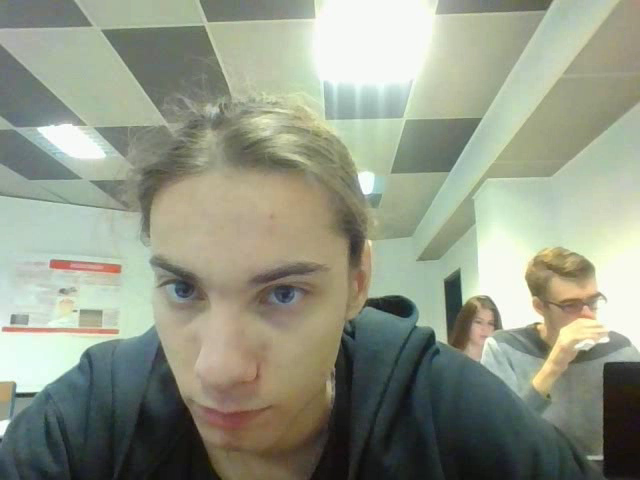
#> input picture frame 2 of source/video/video0.avi, 640 x 480 px, given in place of the camera
$ python main.py
#> lines starting #> are read from the running program, lines starting #| are printed output that depends on the picture; after the words box and inside, x2 and y2 are one past the last pixel; in counts of white or black regions, pixels touching at a corner belong together
import cv2
import numpy as np

# Output videos name
videoName = 'originalVideo.avi'

print('Starting capture')
cap = cv2.VideoCapture(0)

# Define the codec and create VideoWriter object
fourcc = cv2.VideoWriter_fourcc(*'XVID')
videoOut = cv2.VideoWriter(videoName,fourcc, 30, (640,480))

recordedFrame = 0

while cap.isOpened():
    # Check video aquisition
    ret, frame = cap.read()
#> frame is the input picture: shape (480, 640, 3); mean B, G, R 134.4, 151.4, 145.9
    if ret:

        # flip the frame to be mirror like
        frame = cv2.flip(frame,1)
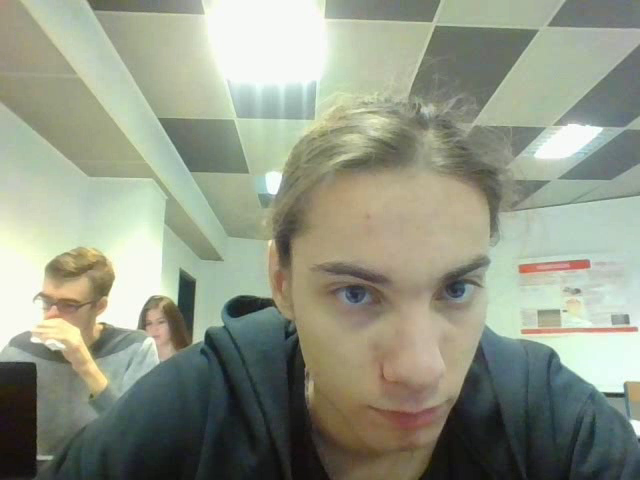
#> frame: shape (480, 640, 3); mean B, G, R 134.4, 151.4, 145.9

        # temporary Region Of Interest to target forehead
        x = 300
        y = 150
        w = 100
        h = 50
        roi = frame[y:y + h, x:x + w]
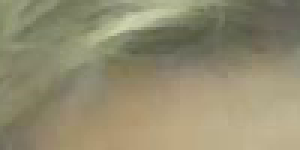
#> roi: shape (50, 100, 3) (shown 3 times larger); mean B, G, R 112.4, 140.3, 146.2

        # show the captured frame along with the ROI
        showedFrame = np.copy(frame)
        cv2.rectangle(showedFrame, (x, y), (x + w, y + h), (255, 0, 0), 2)
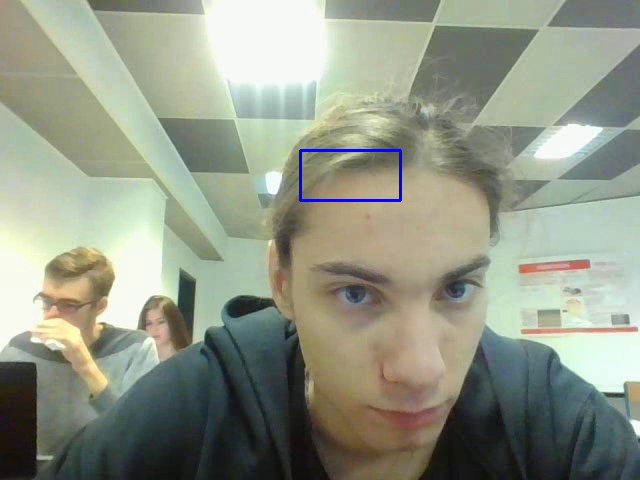
#> showedFrame: shape (480, 640, 3); 0.29% of pixels changed, all inside (x1, y1, x2, y2) = (299, 149, 402, 202)
        cv2.imshow('frame', showedFrame)


        # Write frame
        if recordedFrame > 50:
            videoOut.write(frame)

        recordedFrame = recordedFrame + 1

        if cv2.waitKey(1) & 0xFF == ord('q'):
#> (key q is pressed here)
            break

    else:
        break

# Release everything if job is finished
cap.release()
videoOut.release()
cv2.destroyAllWindows()

print('End of recording')

$ run again, starting later in the video
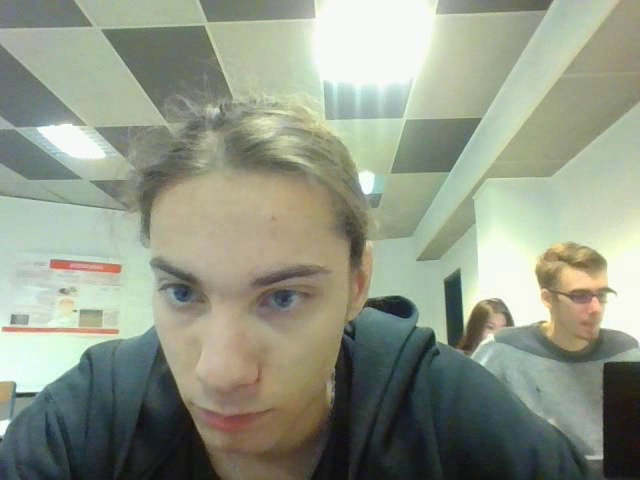
#> input picture frame 9 of source/video/video0.avi, 640 x 480 px, given in place of the camera
#> frame is the input picture: shape (480, 640, 3); mean B, G, R 135, 151.5, 145.2
#> `roi = frame[y:y + h, x:x + w]`:
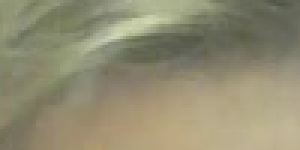
#> roi: shape (50, 100, 3) (shown 3 times larger); mean B, G, R 114, 140.7, 145.4
#> `cv2.rectangle(showedFrame, (x, y), (x + w, y + h), (255, 0, 0), 2)`:
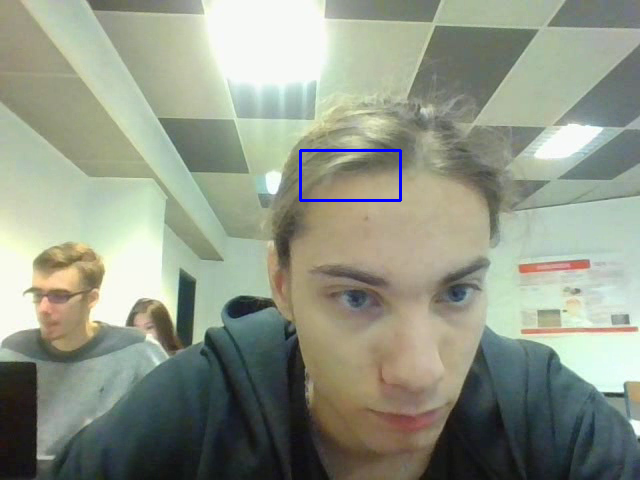
#> showedFrame: shape (480, 640, 3); mean B, G, R 135.4, 151.1, 144.7

$ run again, starting later in the video
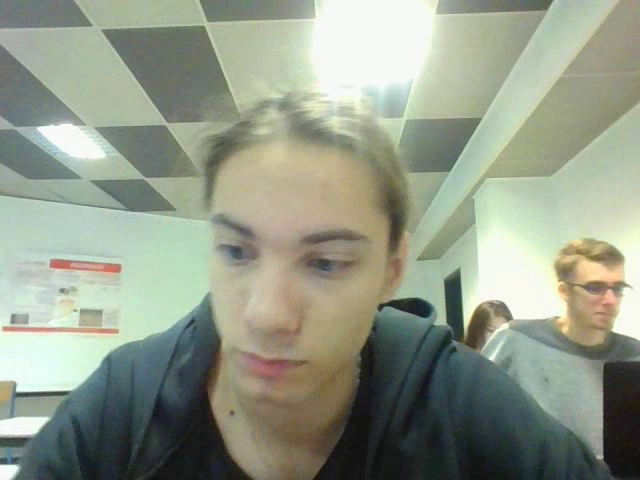
#> input picture frame 16 of source/video/video0.avi, 640 x 480 px, given in place of the camera
#> frame is the input picture: shape (480, 640, 3); mean B, G, R 137.1, 153.8, 146.8
#> `roi = frame[y:y + h, x:x + w]`:
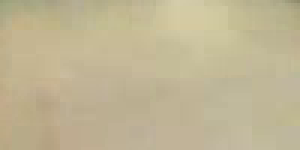
#> roi: shape (50, 100, 3) (shown 3 times larger); mean B, G, R 148.4, 181.5, 192.5
#> `cv2.rectangle(showedFrame, (x, y), (x + w, y + h), (255, 0, 0), 2)`:
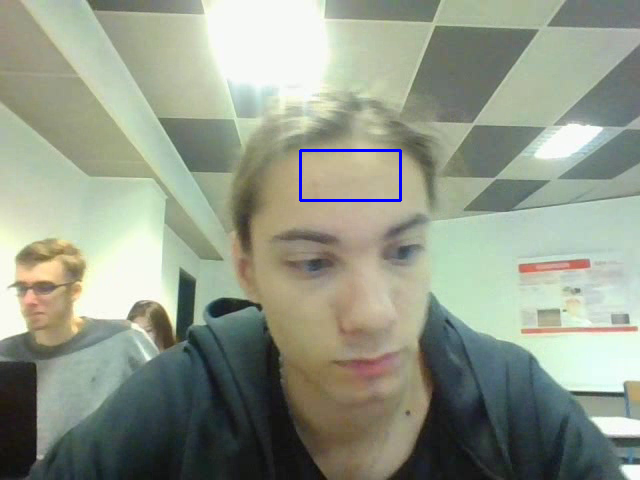
#> showedFrame: shape (480, 640, 3); mean B, G, R 137.5, 153.3, 146.2
